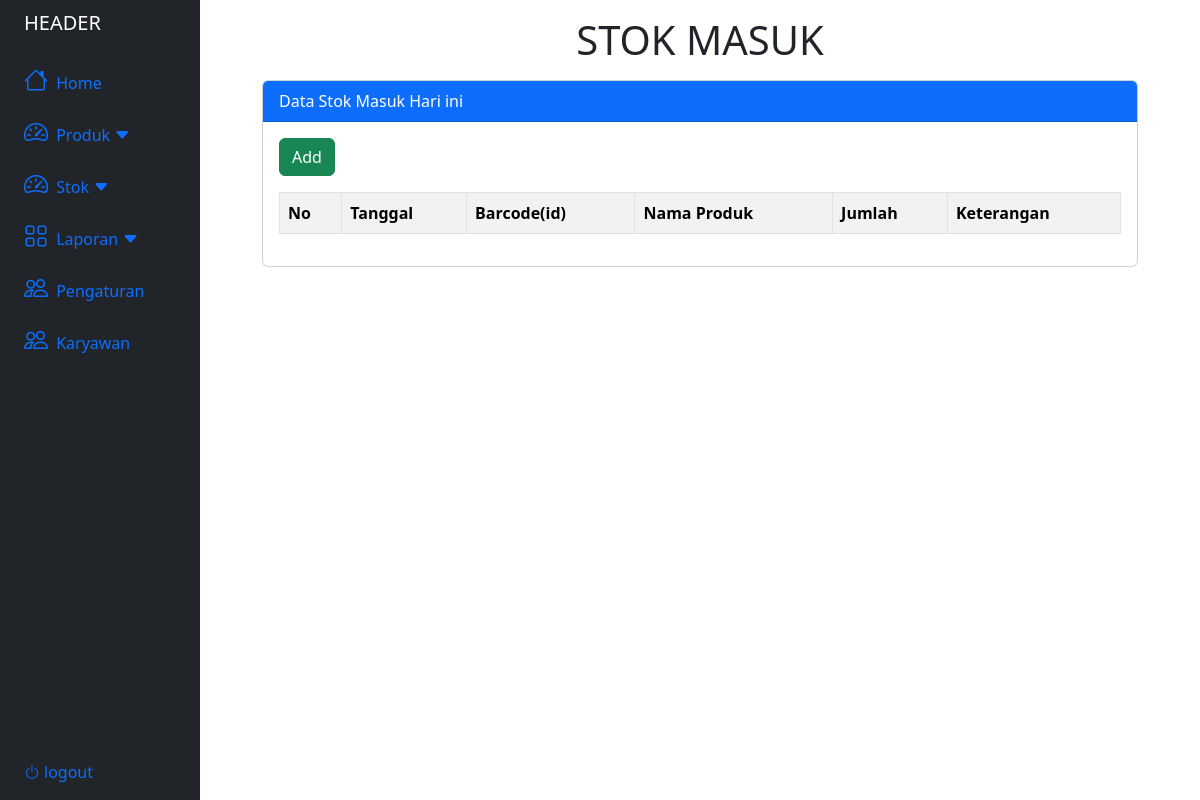
/stok/stok_masuk.php, run on an earlier commit of the app's database.
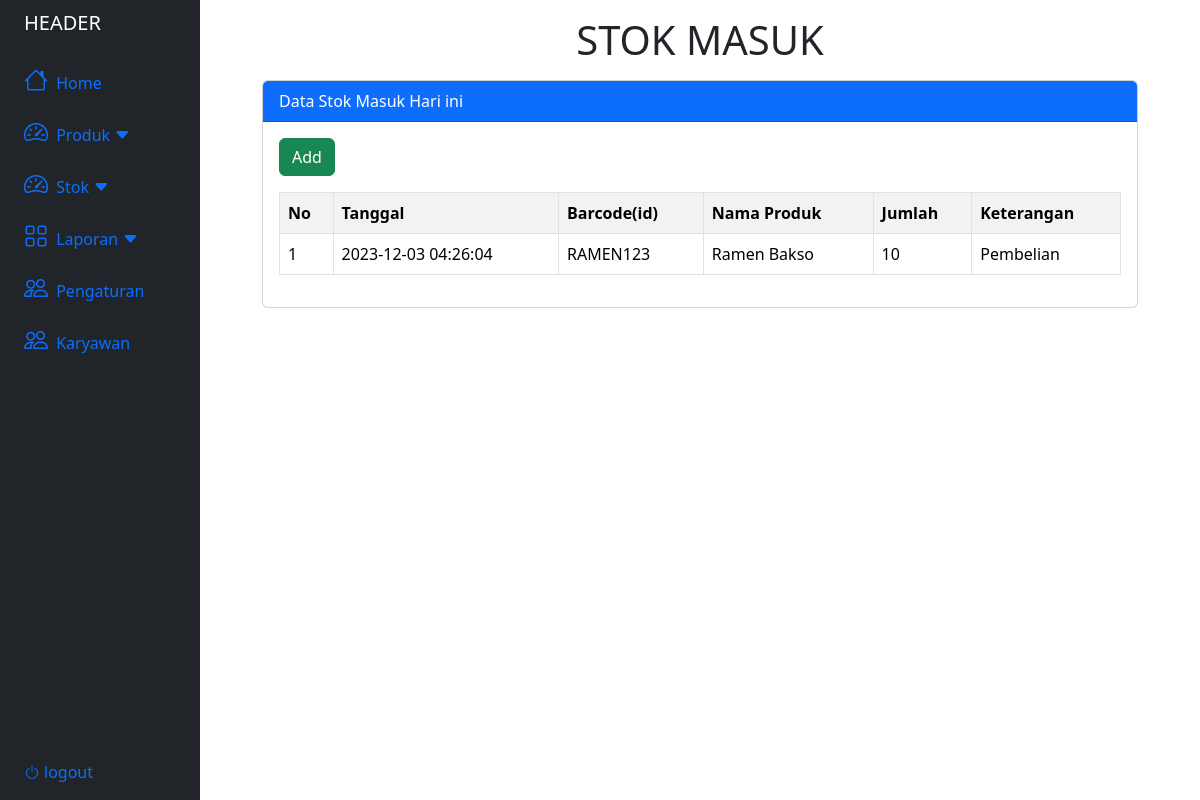
And on a later commit of the database.
### tables this page shows
CREATE TABLE `stokmasuk` (
  `id_sm` int(11) NOT NULL,
  `tanggal` timestamp NOT NULL DEFAULT current_timestamp(),
  `id_produk` varchar(50) NOT NULL,
  `jumlah` int(11) NOT NULL,
  `id_keterangan` int(50) NOT NULL
);

CREATE TABLE `produk` (
  `id_produk` varchar(50) NOT NULL,
  `nama_produk` varchar(50) NOT NULL,
  `satuan` int(50) NOT NULL,
  `kategori` int(50) NOT NULL,
  `harga` int(50) NOT NULL,
  `stok` int(50) NOT NULL DEFAULT 0
);

CREATE TABLE `keteranganmasuk` (
  `id_km` int(11) NOT NULL,
  `nama_km` varchar(50) NOT NULL
);

### stok/stok_masuk.php (the view, shortened to what this page needs)
<?php
    include("../database.php");
?>
<!DOCTYPE html>
<html lang="en">
<head>
    <link rel="stylesheet" href="https://cdnjs.cloudflare.com/ajax/libs/font-awesome/6.0.0/css/all.min.css">
    <link rel="stylesheet" href="https://cdn.jsdelivr.net/npm/bootstrap-icons@1.11.1/font/bootstrap-icons.css">
    <link href="https://cdn.jsdelivr.net/npm/bootstrap@5.3.2/dist/css/bootstrap.min.css" rel="stylesheet">
    <link rel="stylesheet" href="produkStyle.css">
</head>
<body>
    <div class="container-fluid">
        <div class="row flex-nowrap">
          <?php
          include("../header.php");
          ?>
            <div class="container col-9">
                <h1 class="text-center mt-3">STOK MASUK</h1>
                <div class="card mt-3">
                    <div class="card-header bg-primary text-white">
                        Data Stok Masuk Hari ini
                    </div>
                    <div class="card-body">
                        <button type="button" class="btn btn-success mb-3" data-bs-toggle="modal" data-bs-target="#addModal">
                            Add
                        </button>
                        <table class="table table-bordered table-striped table-hover">
                            <tr>
                                <th>No</th>
                                <th>Tanggal</th>
                                <th>Barcode(id)</th>
                                <th>Nama Produk</th>
                                <th>Jumlah</th>
                                <th>Keterangan</th>
                            </tr>
                            <?php
                                $no = 1;
                                $tampil = mysqli_query($conn, "SELECT * FROM stokmasuk WHERE EXTRACT(YEAR FROM tanggal) = EXTRACT(YEAR FROM current_timestamp) AND EXTRACT(MONTH FROM tanggal) = EXTRACT(MONTH FROM current_timestamp) AND EXTRACT(DAY FROM tanggal) = EXTRACT(DAY FROM current_timestamp) ORDER BY id_sm DESC");
                                while($data = mysqli_fetch_array($tampil)):
                                    $produk = mysqli_query($conn, "SELECT * FROM produk WHERE id_produk = '$data[id_produk]'");
                                    $data_produk = mysqli_fetch_assoc($produk);
                                    $keterangan = mysqli_query($conn, "SELECT * FROM keteranganmasuk WHERE id_km = '$data[id_keterangan]'");
                                    $data_keterangan = mysqli_fetch_assoc($keterangan);
                            ?>
                            <tr>
                                <td><?= $no++?></td>
                                <td><?= $data['tanggal']?></td>
                                <td><?= $data_produk['id_produk']?></td>
                                <td><?= $data_produk['nama_produk']?></td>
                                <td><?= $data['jumlah']?></td>
                                <td><?= $data_keterangan['nama_km']?></td>
                            </tr>
                            <?php endwhile; ?>
                        </table>
                    </div>
                </div>
            </div>
        </div>
    </div>
</body>
</html>

What changed in the data, as far as the page shows it:
added stokmasuk: tanggal "2023-12-03 04:26:04", id_produk.id_produk "RAMEN123", id_produk.nama_produk "Ramen Bakso", jumlah "10", id_keterangan.nama_km "Pembelian"
